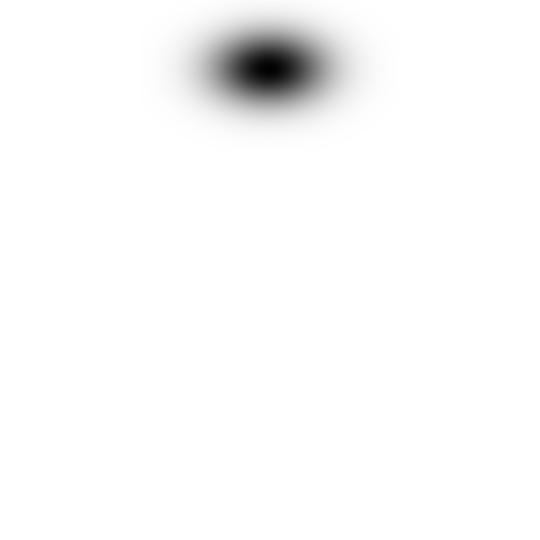
#> input picture Trash bin/W2/Data/mu.png, 1080 x 1080 px (shown at 1/2 size)
$ python Benamou_Brenier.py
#> lines starting #> are read from the running program, lines starting #| are printed output that depends on the picture
import numpy as np
import scipy.sparse as sp
from algorithms_general import CP
from differential_operators_sparse import create_partialplus_sparse, create_staggered_partialplus_sparse
from prox_and_proj import prox_square_over_linear

# [44 lines left out: function build_K_Benamou_Brenier, not called in this run]

def sparse_affine_proj(K, b, x0): # projection on the affine set { x : K x = b }
    return x0 - K.T @ sp.linalg.spsolve( K @ K.T , K @ x0 - b )

# [186 lines left out: functions padding_matrix, W22, W22_tentantivo_con_average_su_rho, W22_3, not called in this run]

# [9 lines of commented-out code are left out]

from PIL import Image

def read_image(img1, p):
#> called with img1 = 'Data/mu.png', p = 20
    img_brg = Image.open(img1).convert('L')
    Img = 255-np.array(img_brg.resize((p, p)))
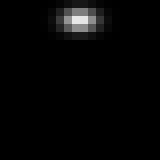
#> Img: shape (20, 20) (shown 8 times larger); min 0, max 232, mean 5.3
    Img = np.reshape(Img, p**2)
#> Img = 400 values, max 232 at index 49, min 0 at index 0, mean 5.3
    return Img

def read_measures(img1, img2, p):
    mu = read_image(img1, p)
#> mu has the same summary as Img in read_image
    mu = mu/np.sum(mu)
#> mu = 400 values, max 0.109 at index 49, min 0 at index 0, mean 0.0025
    nu = read_image(img2, p)
#> call 2 of read_image, with img1 = 'Data/nu.png', p = 20
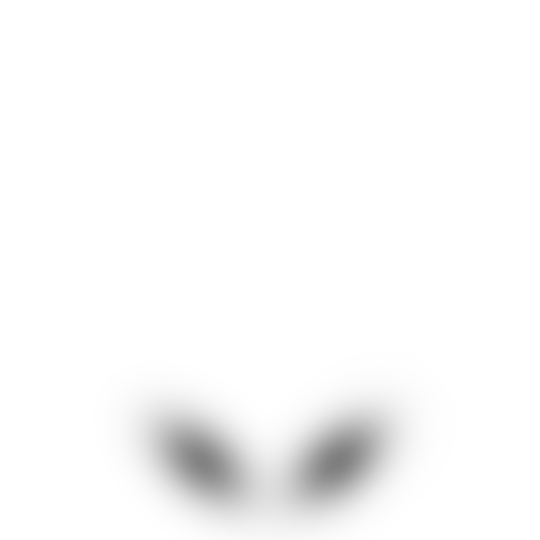
#> input picture Trash bin/W2/Data/nu.png, 1080 x 1080 px (shown at 1/2 size)
#> in read_image (call 2), `Img = 255-np.array(img_brg.resize((p, p)))`:
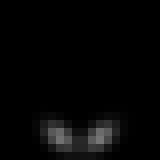
#> Img: shape (20, 20) (shown 8 times larger); min 0, max 117, mean 5.3
#> in read_image (call 2), `Img = np.reshape(Img, p**2)`: Img = 400 values, max 117 at index 352, min 0 at index 0, mean 5.28
#> nu has the same summary as Img in read_image
    nu = nu/np.sum(nu)
#> nu = 400 values, max 0.0554 at index 352, min 0 at index 0, mean 0.0025
    return mu, nu

p=20
[mu, nu] = read_measures("Data/mu.png", "Data/nu.png", p=p)
mu, nu = mu.reshape(p,p), nu.reshape(p,p)
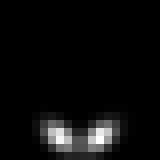
#> nu: shape (20, 20) float64 (shown 8 times larger); min 0, max 0.0554, mean 0.0025; drawn with min black and max white

# [44 lines of commented-out code are left out]
